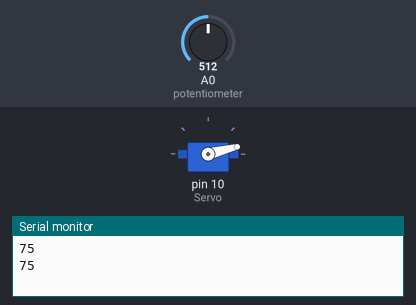
The sketch below on a simulated Arduino Uno, built with avr-gcc and run on an emulated ATmega328P. Shown: servo, the last lines printed to the serial monitor. The inputs (shaded band) are chosen by the test bench; at power-on: A0 (potentiometer) = 512.

Above: at 0.9 s.
2.5 s: A0 (potentiometer) set to 716
At 3.7 s:
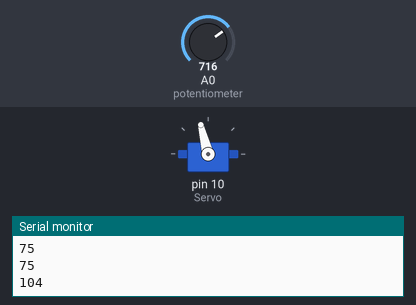
7.7 s: A0 (potentiometer) set to 900
12.9 s: A0 (potentiometer) set to 1023
At 12.9 s:
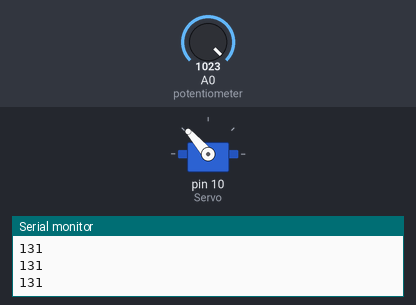
18.1 s: A0 (potentiometer) set to 306
Timing chart, 0 to 24.3 s (numbered marks = the images above; inputs shaded):
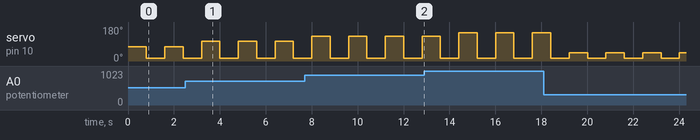

The sketch:

sketch.ino
```cpp
#include <Servo.h>
Servo Servo ;


void setup() {
  // put your setup code here, to run once:
  Serial.begin(9600);
  Servo.attach(10);
}

void loop() {
  // put your main code here, to run repeatedly:
  int x= analogRead(A0);
  int y=map(x,0,1023,0,150);

  Servo.write(y);
  delay(400);
  Serial.println(y);

  delay(400);

  Servo.write(A0);

  Serial.println(y);
  delay(400);

  Servo.write(A0);
  Serial.println(y);
  delay(400);
}
```

Measured:
- by itself, servo on pin 10 (Servo): alternates 44° for 0.80 s and 14° for 0.80 s
